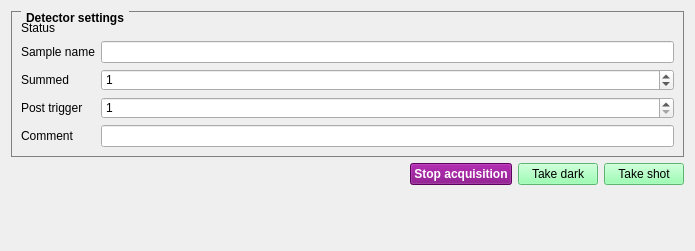
<?xml version="1.0" encoding="UTF-8"?>
<ui version="4.0">
 <class>Form</class>
 <widget class="QWidget" name="Form">
  <property name="geometry">
   <rect>
    <x>0</x>
    <y>0</y>
    <width>695</width>
    <height>251</height>
   </rect>
  </property>
  <property name="sizePolicy">
   <sizepolicy hsizetype="Preferred" vsizetype="Preferred">
    <horstretch>0</horstretch>
    <verstretch>0</verstretch>
   </sizepolicy>
  </property>
  <property name="windowTitle">
   <string>PE detector controls</string>
  </property>
  <layout class="QGridLayout" name="gridLayout">
   <property name="sizeConstraint">
    <enum>QLayout::SetDefaultConstraint</enum>
   </property>
   <item row="1" column="0" colspan="2">
    <widget class="QGroupBox" name="detector_input_values">
     <property name="styleSheet">
      <string notr="true">QGroupBox {
    border: 1px solid gray;
    margin-top: 0.5em;
 font-weight:bold
}

QGroupBox::title {
    subcontrol-origin: margin;
    left: 10px;
    padding: 0 3px 0 3px;
 font-weight:bold
   
}</string>
     </property>
     <property name="title">
      <string>Detector settings</string>
     </property>
     <layout class="QGridLayout" name="gridLayout_3">
      <item row="1" column="0">
       <widget class="QLabel" name="label">
        <property name="text">
         <string>Sample name</string>
        </property>
       </widget>
      </item>
      <item row="1" column="1">
       <widget class="QLineEdit" name="sample_name"/>
      </item>
      <item row="2" column="0">
       <widget class="QLabel" name="label_2">
        <property name="text">
         <string>Summed</string>
        </property>
       </widget>
      </item>
      <item row="2" column="1">
       <widget class="QSpinBox" name="summed">
        <property name="maximum">
         <number>9999999</number>
        </property>
        <property name="value">
         <number>1</number>
        </property>
       </widget>
      </item>
      <item row="3" column="0">
       <widget class="QLabel" name="label_3">
        <property name="text">
         <string>Post trigger</string>
        </property>
       </widget>
      </item>
      <item row="3" column="1">
       <widget class="QSpinBox" name="post_trigger">
        <property name="minimum">
         <number>1</number>
        </property>
        <property name="maximum">
         <number>9999999</number>
        </property>
       </widget>
      </item>
      <item row="4" column="0">
       <widget class="QLabel" name="label_4">
        <property name="text">
         <string>Comment</string>
        </property>
       </widget>
      </item>
      <item row="4" column="1">
       <widget class="QLineEdit" name="comment"/>
      </item>
      <item row="0" column="0">
       <widget class="QLabel" name="label_5">
        <property name="text">
         <string>Status</string>
        </property>
       </widget>
      </item>
     </layout>
    </widget>
   </item>
   <item row="2" column="0" colspan="2">
    <layout class="QHBoxLayout" name="controls">
     <property name="sizeConstraint">
      <enum>QLayout::SetDefaultConstraint</enum>
     </property>
     <item>
      <spacer name="horizontalSpacer">
       <property name="orientation">
        <enum>Qt::Horizontal</enum>
       </property>
       <property name="sizeHint" stdset="0">
        <size>
         <width>40</width>
         <height>0</height>
        </size>
       </property>
      </spacer>
     </item>
     <item>
      <widget class="QPushButton" name="button_stop_acquisition">
       <property name="enabled">
        <bool>true</bool>
       </property>
       <property name="styleSheet">
        <string notr="true">QPushButton{background:purple;font-weight:bold;color:#fff;}
QPushButton:disabled{ background:silver;color:grey }</string>
       </property>
       <property name="text">
        <string>Stop acquisition</string>
       </property>
      </widget>
     </item>
     <item>
      <widget class="QPushButton" name="button_take_dark">
       <property name="enabled">
        <bool>true</bool>
       </property>
       <property name="styleSheet">
        <string notr="true">QPushButton{background:#80FF9F}
QPushButton:disabled{ background:silver;color:grey }</string>
       </property>
       <property name="text">
        <string>Take dark</string>
       </property>
      </widget>
     </item>
     <item>
      <widget class="QPushButton" name="button_take_shot">
       <property name="styleSheet">
        <string notr="true">QPushButton{background:#80FF9F}
QPushButton:disabled{ background:silver;color:grey }</string>
       </property>
       <property name="text">
        <string>Take shot</string>
       </property>
      </widget>
     </item>
    </layout>
   </item>
   <item row="3" column="0">
    <spacer name="verticalSpacer">
     <property name="orientation">
      <enum>Qt::Vertical</enum>
     </property>
     <property name="sizeHint" stdset="0">
      <size>
       <width>20</width>
       <height>0</height>
      </size>
     </property>
    </spacer>
   </item>
   <item row="0" column="0" colspan="2">
    <layout class="QGridLayout" name="detector_motor_layout">
     <property name="spacing">
      <number>0</number>
     </property>
    </layout>
   </item>
  </layout>
 </widget>
 <resources/>
 <connections>
  <connection>
   <sender>button_take_dark</sender>
   <signal>clicked()</signal>
   <receiver>Form</receiver>
   <slot>action_take_dark_shot()</slot>
   <hints>
    <hint type="sourcelabel">
     <x>561</x>
     <y>220</y>
    </hint>
    <hint type="destinationlabel">
     <x>504</x>
     <y>247</y>
    </hint>
   </hints>
  </connection>
  <connection>
   <sender>button_take_shot</sender>
   <signal>clicked()</signal>
   <receiver>Form</receiver>
   <slot>action_take_shot()</slot>
   <hints>
    <hint type="sourcelabel">
     <x>627</x>
     <y>224</y>
    </hint>
    <hint type="destinationlabel">
     <x>296</x>
     <y>240</y>
    </hint>
   </hints>
  </connection>
  <connection>
   <sender>button_stop_acquisition</sender>
   <signal>clicked()</signal>
   <receiver>Form</receiver>
   <slot>action_stop_acquisition()</slot>
   <hints>
    <hint type="sourcelabel">
     <x>416</x>
     <y>224</y>
    </hint>
    <hint type="destinationlabel">
     <x>88</x>
     <y>238</y>
    </hint>
   </hints>
  </connection>
 </connections>
 <slots>
  <slot>action_take_shot()</slot>
  <slot>action_take_dark_shot()</slot>
  <slot>action_stop_acquisition()</slot>
 </slots>
</ui>
